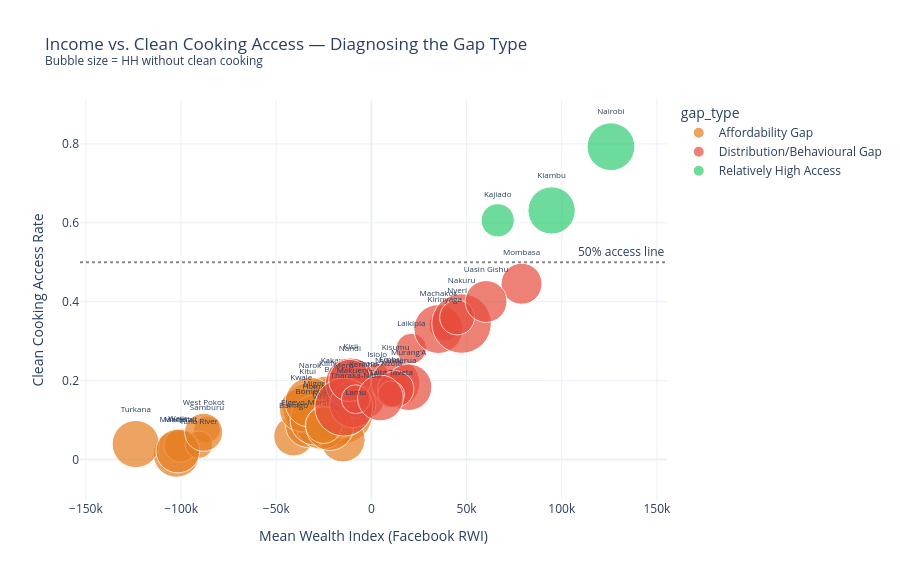

Notebook source saved alongside this figure:
### Markdown cell above
---
## 2. Affordability vs. Distribution Gap Analysis

### Code cell
# Counties with high wealth index but low clean cooking = DISTRIBUTION/BEHAVIORAL gap
# Counties with low wealth index and low clean cooking  = AFFORDABILITY gap

if 'wealth_index_mean' in df.columns and df['wealth_index_mean'].notna().sum() > 10:
    wealth_median = df['wealth_index_mean'].median()
    
    def gap_type(row):
        if row['wealth_index_mean'] >= wealth_median and row['clean_cooking_rate'] < 0.5:
            return 'Distribution/Behavioural Gap'
        elif row['wealth_index_mean'] < wealth_median and row['clean_cooking_rate'] < 0.5:
            return 'Affordability Gap'
        elif row['clean_cooking_rate'] >= 0.5:
            return 'Relatively High Access'
        else:
            return 'Mixed'

    df['gap_type'] = df.apply(gap_type, axis=1)

    fig2 = px.scatter(
        df,
        x='wealth_index_mean',
        y='clean_cooking_rate',
        color='gap_type',
        size='hh_without_clean_cooking',
        text='county_name',
        color_discrete_map={
            'Distribution/Behavioural Gap': '#e74c3c',
            'Affordability Gap': '#e67e22',
            'Relatively High Access': '#2ecc71',
            'Mixed': '#95a5a6',
        },
        title='Income vs. Clean Cooking Access — Diagnosing the Gap Type<br><sup>Bubble size = HH without clean cooking</sup>',
        labels={
            'wealth_index_mean': 'Mean Wealth Index (Facebook RWI)',
            'clean_cooking_rate': 'Clean Cooking Access Rate',
        },
        template='plotly_white',
        size_max=45,
    )
    fig2.add_hline(y=0.5, line_dash='dot', line_color='#888', annotation_text='50% access line')
    fig2.update_traces(textposition='top center', textfont_size=8)
    fig2.update_layout(height=580)
    fig2.write_html(str(CHARTS / 'affordability_vs_distribution_gap.html'))
    print('Saved affordability_vs_distribution_gap.html')
    fig2.show()
else:
    print('Wealth index data not yet available — add Facebook RWI in notebook 02 to enable this analysis.')

### Figure 1 — Plotly figure (JSON) as saved in the notebook; plotly's stock layout.template omitted (floating-point values rounded to 4 significant figures)
{"data": [{"hovertemplate": "gap_type=Affordability Gap<br>Mean Wealth Index (Facebook RWI)=%{x}<br>Clean Cooking Access Rate=%{y}<br>hh_without_clean_cooking=%{marker.size}<br>county_name=%{text}<extra></extra>", "legendgroup": "Affordability Gap", "marker": {"color": "#e67e22", "size": [160900.0, 204900.0, 378000.0, 208600.0, 107400.0, 204900.0, 264000.0, 414000.0, 320200.0, 253600.0, 194300.0, 219400.0, 113700.0, 257700.0, 253800.0, 140400.0, 73520.0, 233400.0, 77960.0, 228400.0, 138100.0, 196000.0, 148300.0], "sizemode": "area", "sizeref": 204.5, "symbol": "circle"}, "mode": "markers+text", "name": "Affordability Gap", "orientation": "v", "showlegend": true, "text": ["Baringo", "Bomet", "Bungoma", "Busia", "Elgeyo-Marakwet", "Garissa", "Homa Bay", "Kakamega", "Kilifi", "Kitui", "Kwale", "Mandera", "Marsabit", "Migori", "Narok", "Nyamira", "Samburu", "Siaya", "Tana River", "Turkana", "Vihiga", "Wajir", "West Pokot"], "textfont": {"size": 8}, "textposition": "top center", "type": "scatter", "x": [-40890.0, -33430.0, -15140.0, -19870.0, -30830.0, -15050.0, -26140.0, -16450.0, -23360.0, -33490.0, -36830.0, -102500.0, -100300.0, -29540.0, -32270.0, -22590.0, -86400.0, -21880.0, -90650.0, -123800.0, -25060.0, -101700.0, -88130.0], "xaxis": "x", "y": [0.05908, 0.08748, 0.1176, 0.08954, 0.07865, 0.05042, 0.09025, 0.1354, 0.1409, 0.1294, 0.1259, 0.01369, 0.03563, 0.09993, 0.1452, 0.09582, 0.07608, 0.08341, 0.03766, 0.03917, 0.08736, 0.02148, 0.06906], "yaxis": "y"}, {"hovertemplate": "gap_type=Distribution/Behavioural Gap<br>Mean Wealth Index (Facebook RWI)=%{x}<br>Clean Cooking Access Rate=%{y}<br>hh_without_clean_cooking=%{marker.size}<br>county_name=%{text}<extra></extra>", "legendgroup": "Distribution/Behavioural Gap", "marker": {"color": "#e74c3c", "size": [127300.0, 53900.0, 194900.0, 103100.0, 262000.0, 238800.0, 95580.0, 32170.0, 244000.0, 218000.0, 343600.0, 171700.0, 221300.0, 363200.0, 181600.0, 134400.0, 124600.0, 72900.0, 85410.0, 214300.0, 178800.0], "sizemode": "area", "sizeref": 204.5, "symbol": "circle"}, "mode": "markers+text", "name": "Distribution/Behavioural Gap", "orientation": "v", "showlegend": true, "text": ["Embu", "Isiolo", "Kericho", "Kirinyaga", "Kisii", "Kisumu", "Laikipia", "Lamu", "Machakos", "Makueni", "Meru", "Mombasa", "Murang'A", "Nakuru", "Nandi", "Nyandarua", "Nyeri", "Taita Taveta", "Tharaka-Nithi", "Trans Nzoia", "Uasin Gishu"], "textfont": {"size": 8}, "textposition": "top center", "type": "scatter", "x": [9879.0, 3014.0, -4396.0, 38520.0, -10850.0, 12770.0, 20940.0, -8208.0, 35150.0, -9811.0, -14510.0, 78900.0, 19550.0, 47370.0, -11330.0, 12800.0, 45030.0, 10400.0, -8190.0, 4737.0, 60250.0], "xaxis": "x", "y": [0.184, 0.2156, 0.1573, 0.3415, 0.1934, 0.1941, 0.2812, 0.1282, 0.3307, 0.1391, 0.133, 0.4457, 0.1831, 0.3448, 0.2004, 0.1788, 0.3601, 0.1655, 0.1528, 0.156, 0.4006], "yaxis": "y"}, {"hovertemplate": "gap_type=Relatively High Access<br>Mean Wealth Index (Facebook RWI)=%{x}<br>Clean Cooking Access Rate=%{y}<br>hh_without_clean_cooking=%{marker.size}<br>county_name=%{text}<extra></extra>", "legendgroup": "Relatively High Access", "marker": {"color": "#2ecc71", "size": [112800.0, 228500.0, 233300.0], "sizemode": "area", "sizeref": 204.5, "symbol": "circle"}, "mode": "markers+text", "name": "Relatively High Access", "orientation": "v", "showlegend": true, "text": ["Kajiado", "Kiambu", "Nairobi"], "textfont": {"size": 8}, "textposition": "top center", "type": "scatter", "x": [66360.0, 94670.0, 125900.0], "xaxis": "x", "y": [0.6064, 0.6313, 0.793], "yaxis": "y"}], "layout": {"annotations": [{"showarrow": false, "text": "50% access line", "x": 1, "xanchor": "right", "xref": "x domain", "y": 0.5, "yanchor": "bottom", "yref": "y"}], "height": 580, "legend": {"itemsizing": "constant", "title": {"text": "gap_type"}, "tracegroupgap": 0}, "shapes": [{"line": {"color": "#888", "dash": "dot"}, "type": "line", "x0": 0, "x1": 1, "xref": "x domain", "y0": 0.5, "y1": 0.5, "yref": "y"}], "title": {"text": "Income vs. Clean Cooking Access — Diagnosing the Gap Type<br><sup>Bubble size = HH without clean cooking</sup>"}, "xaxis": {"anchor": "y", "domain": [0, 1], "title": {"text": "Mean Wealth Index (Facebook RWI)"}}, "yaxis": {"anchor": "x", "domain": [0, 1], "title": {"text": "Clean Cooking Access Rate"}}}}
